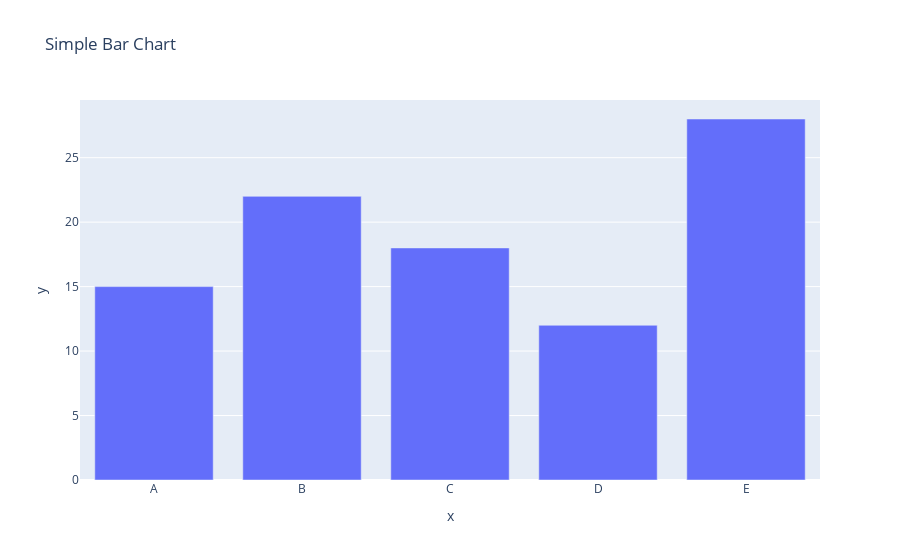

Source (notebook cell):
### Markdown cell above
## Two distinct APIs

Important: In the gallery, we'll mainly be using the `plolty.graph_objects` API, as it's the one that allows the most customization.  However, here we'll review the **main differences** between the 2 APIs available. 

`Plotly Express:`

Plotly Express, a **user-friendly** high-level API, taps into Plotly's graphical capabilities to facilitate the swift creation of a diverse array of interactive visualizations. Its streamlined approach empowers users to generate a variety of chart types **with minimal code**. This abstraction shields users from intricate technical details, making it an ideal choice for those seeking an efficient visualization solution without compromising on sophistication.

In the following code, just **2 lines of code** are needed to create an interactive bar chart, using the function `px.bar()`.

### Code cell
import plotly.express as px

# Sample data
categories = ['A', 'B', 'C', 'D', 'E']
values = [15, 22, 18, 12, 28]

# Create a bar chart using Plotly Express
fig = px.bar(x=categories, y=values, title="Simple Bar Chart")

# Show the plot
fig.show()

### Figure 1 — Plotly figure (JSON) as saved in the notebook; plotly's stock layout.template omitted (floating-point values rounded to 4 significant figures)
{"data": [{"alignmentgroup": "True", "hovertemplate": "x=%{x}<br>y=%{y}<extra></extra>", "legendgroup": "", "marker": {"color": "#636efa", "pattern": {"shape": ""}}, "name": "", "offsetgroup": "", "orientation": "v", "showlegend": false, "textposition": "auto", "type": "bar", "x": ["A", "B", "C", "D", "E"], "xaxis": "x", "y": [15, 22, 18, 12, 28], "yaxis": "y"}], "layout": {"autosize": true, "barmode": "relative", "legend": {"tracegroupgap": 0}, "title": {"text": "Simple Bar Chart"}, "xaxis": {"anchor": "y", "autorange": true, "domain": [0, 1], "range": [-0.5, 4.5], "title": {"text": "x"}, "type": "category"}, "yaxis": {"anchor": "x", "autorange": true, "domain": [0, 1], "range": [0, 29.47], "title": {"text": "y"}, "type": "linear"}}}
